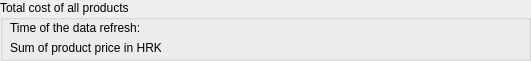
   <widget class="QGroupBox" name="groupBox_total_cost">
    <property name="geometry">
     <rect>
      <x>750</x>
      <y>620</y>
      <width>531</width>
      <height>61</height>
     </rect>
    </property>
    <property name="title">
     <string>Total cost of all products</string>
    </property>
    <widget class="QLabel" name="label_refresh">
     <property name="geometry">
      <rect>
       <x>10</x>
       <y>20</y>
       <width>151</width>
       <height>16</height>
      </rect>
     </property>
     <property name="text">
      <string>Time of the data refresh:</string>
     </property>
    </widget>
    <widget class="QLabel" name="label_refresh_time">
     <property name="geometry">
      <rect>
       <x>170</x>
       <y>20</y>
       <width>151</width>
       <height>16</height>
      </rect>
     </property>
     <property name="text">
      <string/>
     </property>
    </widget>
    <widget class="QLabel" name="label_sum_product_price">
     <property name="geometry">
      <rect>
       <x>10</x>
       <y>40</y>
       <width>151</width>
       <height>16</height>
      </rect>
     </property>
     <property name="text">
      <string>Sum of product price in HRK:</string>
     </property>
    </widget>
    <widget class="QLabel" name="label_sum_product_price_show">
     <property name="geometry">
      <rect>
       <x>170</x>
       <y>40</y>
       <width>131</width>
       <height>16</height>
      </rect>
     </property>
     <property name="text">
      <string/>
     </property>
    </widget>
   </widget>
